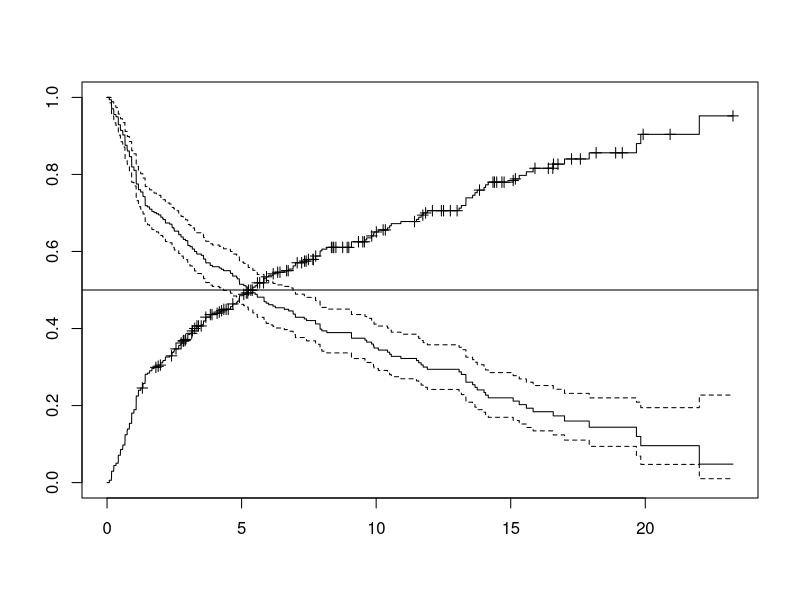
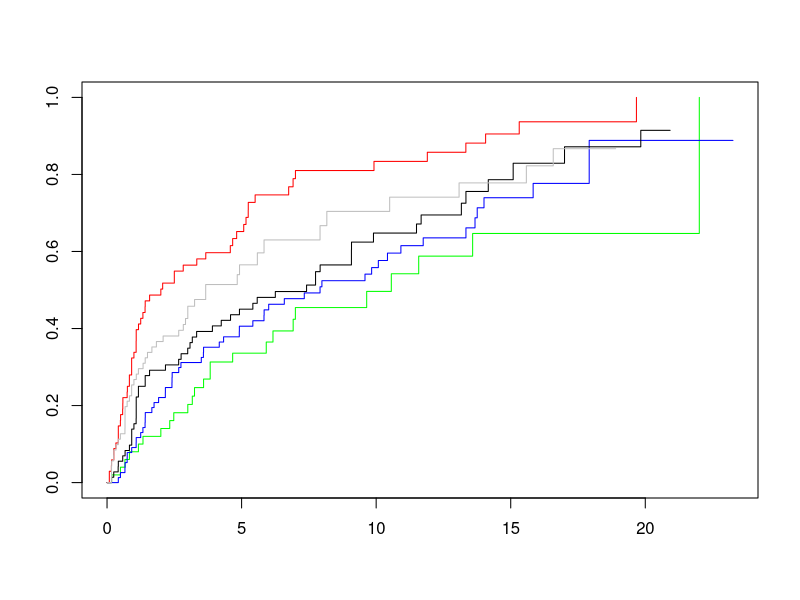

Write the R code that produced these figures, in order. (Note: this script raises an error after producing the figures.)
#######################################################################################
library(Epi)
library(survival)
sessionInfo()
options( width=87 )
###################################################
setwd("C:/Users/janne/projects/SPE/pracs")
orca <- read.table("./data/oralca2.txt", header=T)
head(orca)
str(orca)
summary(orca)

###################################################
orca$suob <- Surv(orca$time, 1*(orca$event > 0) )
str(orca$suob)
summary(orca$suob)

###################################################
s.all <- survfit(suob ~ 1, data=orca)

###################################################
s.all
str(s.all)

###################################################
plot(s.all)
lines(s.all, fun = "event", mark.time=T, conf.int=F)
abline(h=0.5)
###################################################
s.stg  <- survfit(suob ~ stage, data= orca)
col5 <- c("green", "blue", "black", "red", "gray")
plot(s.stg, col= col5, fun="event", mark.time=F )
legend(10, 0.4, legend=levels(orca$stage),
       col=col5, lty=1, cex=0.8,
       title="Stage", text.font=4, bg='white')
s.stg

###################################################
par(mfrow=c(1,2))
plot(s.stg, col= col5, fun="cumhaz", main="cum. hazards" )
#legend(0,3.5, legend=levels(orca$stage),
#       col=col5, lty=1, cex=0.8,
#       title="Stage", text.font=4, bg='white')
plot(s.stg, col= col5, fun="cloglog", main = "cloglog: log cum.haz")
#legend(10,-2, legend=levels(orca$stage),
#       col=col5, lty=1, cex=0.8,
#       title="Stage", text.font=4, bg='white')

###################################################
orca$agegr <- cut(orca$age, br=c(0,55,75, 95))
stat.table( list( sex, agegr), list( count(), percent(agegr) ),
             margins=T, data = orca )

###################################################
s.agrx <- survfit(suob ~ agegr + sex, data=orca)
par(mfrow=c(1,1))
plot(s.agrx, fun="event", mark.time=F, xlim = c(0,15), lwd=3,
             col=rep(c("red", "blue"),3), lty=c(2,2, 1,1, 5,5))
legend(10,0.3, legend=c("(0,55] Female "," (0,55] Male",
                       "(55,75] Female "," (55,75] Male",
                       "(75,95] Female "," (75,95] Male" ),
       col=rep(c("red", "blue"),3), lty=c(2,2, 1,1, 5,5), cex=0.8)
       
#title="Line types", text.font=4, bg='white')

###################################################
cif1 <- survfit( Surv( time, event, type="mstate") ~ 1,
                 data = orca)
str(cif1)

###################################################
par(mfrow=c(1,2))
plotCIF(cif1, 1, main = "Cancer death")
plotCIF(cif1, 2, main= "Other deaths")

###################################################
col5 <- c("green", "blue", "black", "red", "gray")
cif2 <- survfit( Surv( time, event, type="mstate") ~ stage,
                 data = orca)
str(cif2)

par(mfrow=c(1,2))
plotCIF(cif2, 1, main = "Cancer death by stage",
        col = col5, ylim = c(0, 0.7) )
plotCIF(cif2, 2, main= "Other deaths by stage",
        col=col5, ylim = c(0, 0.7) )

###################################################
par(mfrow=c(1,1))
stackedCIF(cif1,colour = c("gray70", "gray85"))

###################################################
options(show.signif.stars = F)
m1 <- coxph(suob ~ sex + I(age/10) + stage, data= orca)
summary( m1 )
round( ci.exp( m1 ), 4 )


###################################################
cox.zph( m1 )

###################################################
orca2 <- subset(orca, stage != "unkn")
orca2$st3 <- Relevel( orca2$stage, list(1:2, 3, 4:5) )
levels(orca2$st3) = c("I-II", "III", "IV")
m2 <- update(m1, . ~ . - stage + st3, data=orca2 )
round( ci.exp(m2 ), 4)

###################################################
newd <- data.frame( sex = c( rep("Male", 6), rep("Female", 6) ),
                    age = rep( c( rep(40, 3), rep(80, 3) ), 2 ),
                    st3 = rep( levels(orca2$st3), 4) )
newd
col3 <- c("green", "black", "red")
par(mfrow=c(1,2))
plot( survfit(m2, newdata= subset(newd, sex=="Male" & age==40)),
     col=col3, fun="event", mark.time=F)
lines( survfit(m2, newdata= subset(newd, sex=="Female" & age==40)),
      col= col3, fun="event", lty = 2, mark.time=F)
plot( survfit(m2, newdata= subset(newd, sex=="Male" & age==80)),
     ylim = c(0,1), col= col3, fun="event", mark.time=F)
lines( survfit(m2, newdata= subset(newd, sex=="Female" & age==80)),
      col=col3, fun="event", lty=2, mark.time=F)

###################################################
m2haz1 <- coxph( Surv( time, event==1)  ~ sex + I((age-65)/10) + st3 , data=orca2 )
round( ci.exp(m2haz1 ), 4)
cox.zph(m2haz1)

###################################################
m2haz2 <- coxph( Surv( time, event==2)  ~ sex + I((age-65)/10) + st3 , data=orca2 )
round( ci.exp(m2haz2 ), 4)
cox.zph(m2haz2)

###################################################
#library(cmprsk)
#attach(orca2)
#m2fg1 <- crr(time, event, cov1 = model.matrix(m2), failcode=1)
#summary(m2fg1, Exp=T)

###################################################
#m2fg2 <- crr(time, event, cov1 = model.matrix(m2), failcode=2)
#summary(m2fg2, Exp=T)

###################################################
orca.lex <- Lexis(exit = list(stime = time),
           exit.status = factor(event,
   labels = c("Alive", "Oral ca. death", "Other death")),
                  data = orca)
summary(orca.lex)

###################################################
# Optional
orca2.lex <- subset(orca.lex, stage != "unkn" )
orca2.lex$st3 <- Relevel( orca2$stage, list(1:2, 3, 4:5) )
levels(orca2.lex$st3) = c("I-II", "III", "IV")

###################################################
cuts <- sort(orca2$time[orca2$event==1])
orca2.spl <- splitLexis( orca2.lex, br = cuts, time.scale="stime" )
orca2.spl$timeband <- as.factor(orca2.spl$stime)

###################################################
str(orca2.spl)
orca2.spl[ 1:20, ]

###################################################
m2pois1 <- glm( 1*(lex.Xst=="Oral ca. death")  ~
      -1 + timeband + sex + I((age-65)/10) + st3,
      family=poisson, offset = log(lex.dur), data = orca2.spl)

###################################################
tb <- as.numeric(levels(orca2.spl$timeband)) ; ntb <- length(tb)
tbmid <- (tb[-ntb] + tb[-1])/2   # midpoints of the intervals
round( ci.exp(m2pois1 ), 3)
par(mfrow=c(1,1))
plot( tbmid, 1000*exp(coef(m2pois1)[1:(ntb-1)]),
            ylim=c(5,3000), log = "xy", type = "l")

###################################################
library(splines)
m2pspli <- update(m2pois1, . ~  ns(stime, df = 6, intercept = F) +
        sex + I((age-65)/10) + st3)
round( ci.exp( m2pspli ), 3)
news <- data.frame( stime = seq(0,25, length=301), lex.dur = 1000, sex = "Female",
                    age = 65, st3 = "I-II")
blhaz <- predict(m2pspli, newdata = news, se.fit = T, type = "link")
blh95 <- cbind(blhaz$fit, blhaz$se.fit) %*% ci.mat()
par(mfrow=c(1,1))
matplot( news$stime, exp(blh95), type = "l", lty = c(1,1,1), lwd = c(2,1,1) ,
      col = rep("black", 3),  log = "xy", ylim = c(5,3000)  )
